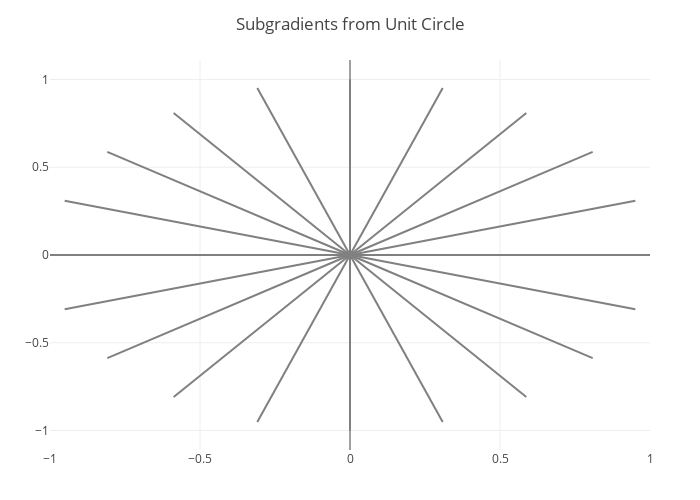

This figure's notebook cell:
### Markdown cell above
### Step 1: Initilization Step

#### Unit Circle

There is not a unique way to pick the initial subgradients and hyperplane levels. However, a way that seems to work quite well is simply to  partition a unit circle. If there are $N$ subgradients, set

$$h_i = \left( \cos \left( 2 \pi \frac{i}{N} \right), \sin \left(2 \pi \frac{i}{N} \right) \right)$$

Here is a function that produces such a set of subgradients. We plot them below.

### Code cell
n = 20
pts = Games.unitcircle(n)
p = plot(scatter(), Layout(;title="Subgradients from Unit Circle",
                            autosize=false, height=500, width=700))

for i=1:n
    xi, yi = pts[i, :]
    ti = scatter(;x=[0.0, xi], y=[0.0, yi], mode="lines",
                  name="Subgradient $i", line_color="grey",
                  showlegend=false)
    addtraces!(p, ti)
end

p

### Figure 1 — Plotly figure (JSON) as saved in the notebook; plotly's stock layout.template omitted (floating-point values rounded to 4 significant figures)
{"data": [{"type": "scatter"}, {"line": {"color": "grey"}, "mode": "lines", "name": "Subgradient 1", "showlegend": false, "type": "scatter", "x": [0, 1], "y": [0, 0]}, {"line": {"color": "grey"}, "mode": "lines", "name": "Subgradient 2", "showlegend": false, "type": "scatter", "x": [0, 0.9511], "y": [0, 0.309]}, {"line": {"color": "grey"}, "mode": "lines", "name": "Subgradient 3", "showlegend": false, "type": "scatter", "x": [0, 0.809], "y": [0, 0.5878]}, {"line": {"color": "grey"}, "mode": "lines", "name": "Subgradient 4", "showlegend": false, "type": "scatter", "x": [0, 0.5878], "y": [0, 0.809]}, {"line": {"color": "grey"}, "mode": "lines", "name": "Subgradient 5", "showlegend": false, "type": "scatter", "x": [0, 0.309], "y": [0, 0.9511]}, {"line": {"color": "grey"}, "mode": "lines", "name": "Subgradient 6", "showlegend": false, "type": "scatter", "x": [0, 6.123e-17], "y": [0, 1]}, {"line": {"color": "grey"}, "mode": "lines", "name": "Subgradient 7", "showlegend": false, "type": "scatter", "x": [0, -0.309], "y": [0, 0.9511]}, {"line": {"color": "grey"}, "mode": "lines", "name": "Subgradient 8", "showlegend": false, "type": "scatter", "x": [0, -0.5878], "y": [0, 0.809]}, {"line": {"color": "grey"}, "mode": "lines", "name": "Subgradient 9", "showlegend": false, "type": "scatter", "x": [0, -0.809], "y": [0, 0.5878]}, {"line": {"color": "grey"}, "mode": "lines", "name": "Subgradient 10", "showlegend": false, "type": "scatter", "x": [0, -0.9511], "y": [0, 0.309]}, {"line": {"color": "grey"}, "mode": "lines", "name": "Subgradient 11", "showlegend": false, "type": "scatter", "x": [0, -1], "y": [0, 1.225e-16]}, {"line": {"color": "grey"}, "mode": "lines", "name": "Subgradient 12", "showlegend": false, "type": "scatter", "x": [0, -0.9511], "y": [0, -0.309]}, {"line": {"color": "grey"}, "mode": "lines", "name": "Subgradient 13", "showlegend": false, "type": "scatter", "x": [0, -0.809], "y": [0, -0.5878]}, {"line": {"color": "grey"}, "mode": "lines", "name": "Subgradient 14", "showlegend": false, "type": "scatter", "x": [0, -0.5878], "y": [0, -0.809]}, {"line": {"color": "grey"}, "mode": "lines", "name": "Subgradient 15", "showlegend": false, "type": "scatter", "x": [0, -0.309], "y": [0, -0.9511]}, {"line": {"color": "grey"}, "mode": "lines", "name": "Subgradient 16", "showlegend": false, "type": "scatter", "x": [0, -1.837e-16], "y": [0, -1]}, {"line": {"color": "grey"}, "mode": "lines", "name": "Subgradient 17", "showlegend": false, "type": "scatter", "x": [0, 0.309], "y": [0, -0.9511]}, {"line": {"color": "grey"}, "mode": "lines", "name": "Subgradient 18", "showlegend": false, "type": "scatter", "x": [0, 0.5878], "y": [0, -0.809]}, {"line": {"color": "grey"}, "mode": "lines", "name": "Subgradient 19", "showlegend": false, "type": "scatter", "x": [0, 0.809], "y": [0, -0.5878]}, {"line": {"color": "grey"}, "mode": "lines", "name": "Subgradient 20", "showlegend": false, "type": "scatter", "x": [0, 0.9511], "y": [0, -0.309]}], "layout": {"autosize": false, "height": 500, "margin": {"b": 50, "l": 50, "r": 50, "t": 60}, "title": "Subgradients from Unit Circle", "width": 700}}
